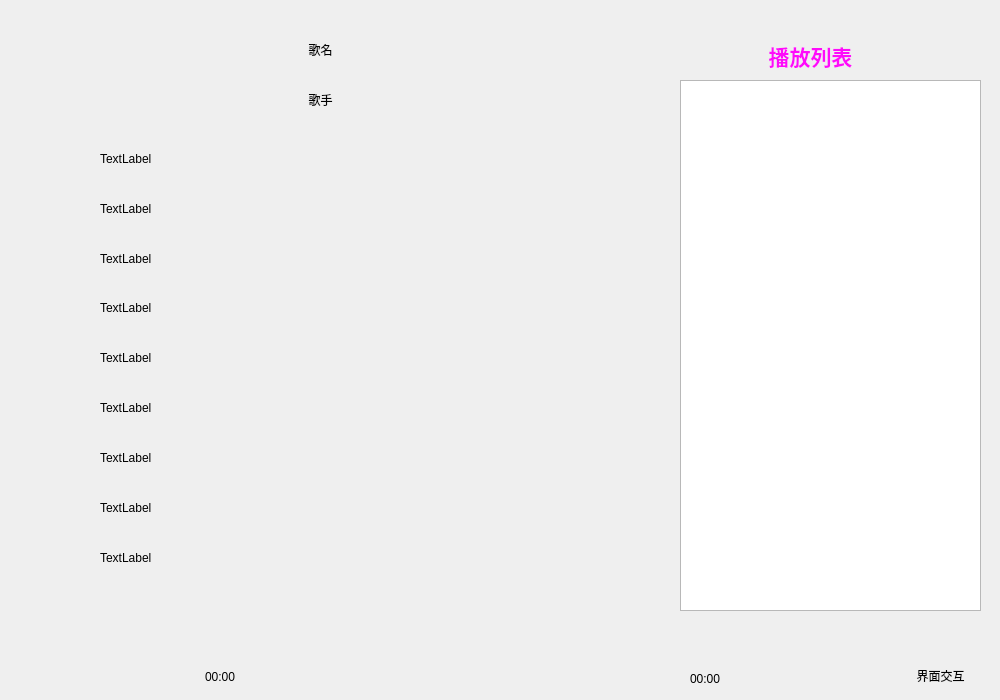
<?xml version="1.0" encoding="UTF-8"?>
<ui version="4.0">
 <class>Widget</class>
 <widget class="QWidget" name="Widget">
  <property name="geometry">
   <rect>
    <x>0</x>
    <y>0</y>
    <width>1000</width>
    <height>700</height>
   </rect>
  </property>
  <property name="windowTitle">
   <string>Widget</string>
  </property>
  <widget class="QPushButton" name="pushButton">
   <property name="geometry">
    <rect>
     <x>20</x>
     <y>660</y>
     <width>31</width>
     <height>31</height>
    </rect>
   </property>
   <property name="text">
    <string/>
   </property>
   <property name="icon">
    <iconset resource="songfile.qrc">
     <normaloff>:/new/prefix1/picture_png/11-.png</normaloff>:/new/prefix1/picture_png/11-.png</iconset>
   </property>
   <property name="flat">
    <bool>true</bool>
   </property>
  </widget>
  <widget class="QPushButton" name="pushButton_2">
   <property name="geometry">
    <rect>
     <x>60</x>
     <y>660</y>
     <width>31</width>
     <height>31</height>
    </rect>
   </property>
   <property name="inputMethodHints">
    <set>Qt::ImhNone</set>
   </property>
   <property name="text">
    <string/>
   </property>
   <property name="icon">
    <iconset resource="songfile.qrc">
     <normaloff>:/new/prefix1/picture_png/last.png</normaloff>:/new/prefix1/picture_png/last.png</iconset>
   </property>
   <property name="flat">
    <bool>true</bool>
   </property>
  </widget>
  <widget class="QPushButton" name="pushButton_3">
   <property name="geometry">
    <rect>
     <x>100</x>
     <y>660</y>
     <width>31</width>
     <height>31</height>
    </rect>
   </property>
   <property name="text">
    <string/>
   </property>
   <property name="icon">
    <iconset resource="songfile.qrc">
     <normaloff>:/new/prefix1/picture_png/pause.png</normaloff>:/new/prefix1/picture_png/pause.png</iconset>
   </property>
   <property name="flat">
    <bool>true</bool>
   </property>
  </widget>
  <widget class="QPushButton" name="pushButton_4">
   <property name="geometry">
    <rect>
     <x>140</x>
     <y>660</y>
     <width>31</width>
     <height>31</height>
    </rect>
   </property>
   <property name="text">
    <string/>
   </property>
   <property name="icon">
    <iconset resource="songfile.qrc">
     <normaloff>:/new/prefix1/picture_png/next.png</normaloff>:/new/prefix1/picture_png/next.png</iconset>
   </property>
   <property name="flat">
    <bool>true</bool>
   </property>
  </widget>
  <widget class="QPushButton" name="pushButton_5">
   <property name="geometry">
    <rect>
     <x>180</x>
     <y>660</y>
     <width>31</width>
     <height>31</height>
    </rect>
   </property>
   <property name="text">
    <string/>
   </property>
   <property name="icon">
    <iconset resource="songfile.qrc">
     <normaloff>:/new/prefix1/picture_png/10+.png</normaloff>:/new/prefix1/picture_png/10+.png</iconset>
   </property>
   <property name="flat">
    <bool>true</bool>
   </property>
  </widget>
  <widget class="QPushButton" name="pushButton_6">
   <property name="geometry">
    <rect>
     <x>730</x>
     <y>660</y>
     <width>31</width>
     <height>31</height>
    </rect>
   </property>
   <property name="text">
    <string/>
   </property>
   <property name="icon">
    <iconset resource="songfile.qrc">
     <normaloff>:/new/prefix1/picture_png/mute.png</normaloff>:/new/prefix1/picture_png/mute.png</iconset>
   </property>
   <property name="flat">
    <bool>true</bool>
   </property>
  </widget>
  <widget class="QPushButton" name="pushButton_7">
   <property name="geometry">
    <rect>
     <x>900</x>
     <y>660</y>
     <width>81</width>
     <height>31</height>
    </rect>
   </property>
   <property name="text">
    <string>界面交互</string>
   </property>
   <property name="flat">
    <bool>true</bool>
   </property>
  </widget>
  <widget class="QLabel" name="label">
   <property name="geometry">
    <rect>
     <x>750</x>
     <y>40</y>
     <width>121</width>
     <height>31</height>
    </rect>
   </property>
   <property name="text">
    <string>&lt;html&gt;&lt;head/&gt;&lt;body&gt;&lt;p align=&quot;center&quot;&gt;&lt;span style=&quot; font-size:16pt; font-weight:600; color:#ff0bfb;&quot;&gt;播放列表&lt;/span&gt;&lt;/p&gt;&lt;/body&gt;&lt;/html&gt;</string>
   </property>
  </widget>
  <widget class="QLabel" name="label_2">
   <property name="geometry">
    <rect>
     <x>205</x>
     <y>668</y>
     <width>41</width>
     <height>17</height>
    </rect>
   </property>
   <property name="text">
    <string>00:00</string>
   </property>
  </widget>
  <widget class="QLabel" name="label_3">
   <property name="geometry">
    <rect>
     <x>690</x>
     <y>670</y>
     <width>41</width>
     <height>17</height>
    </rect>
   </property>
   <property name="text">
    <string>00:00</string>
   </property>
  </widget>
  <widget class="QLabel" name="label_4">
   <property name="geometry">
    <rect>
     <x>110</x>
     <y>30</y>
     <width>421</width>
     <height>41</height>
    </rect>
   </property>
   <property name="text">
    <string>&lt;html&gt;&lt;head/&gt;&lt;body&gt;&lt;p align=&quot;center&quot;&gt;歌名&lt;/p&gt;&lt;/body&gt;&lt;/html&gt;</string>
   </property>
  </widget>
  <widget class="QListWidget" name="listWidget">
   <property name="geometry">
    <rect>
     <x>680</x>
     <y>80</y>
     <width>301</width>
     <height>531</height>
    </rect>
   </property>
  </widget>
  <widget class="QLabel" name="label_5">
   <property name="geometry">
    <rect>
     <x>110</x>
     <y>80</y>
     <width>421</width>
     <height>41</height>
    </rect>
   </property>
   <property name="text">
    <string>&lt;html&gt;&lt;head/&gt;&lt;body&gt;&lt;p align=&quot;center&quot;&gt;歌手&lt;/p&gt;&lt;/body&gt;&lt;/html&gt;</string>
   </property>
  </widget>
  <widget class="QLabel" name="label_6">
   <property name="geometry">
    <rect>
     <x>100</x>
     <y>150</y>
     <width>451</width>
     <height>17</height>
    </rect>
   </property>
   <property name="text">
    <string>TextLabel</string>
   </property>
  </widget>
  <widget class="QLabel" name="label_7">
   <property name="geometry">
    <rect>
     <x>100</x>
     <y>200</y>
     <width>451</width>
     <height>17</height>
    </rect>
   </property>
   <property name="text">
    <string>TextLabel</string>
   </property>
  </widget>
  <widget class="QLabel" name="label_8">
   <property name="geometry">
    <rect>
     <x>100</x>
     <y>250</y>
     <width>451</width>
     <height>17</height>
    </rect>
   </property>
   <property name="text">
    <string>TextLabel</string>
   </property>
  </widget>
  <widget class="QLabel" name="label_9">
   <property name="geometry">
    <rect>
     <x>100</x>
     <y>300</y>
     <width>451</width>
     <height>16</height>
    </rect>
   </property>
   <property name="text">
    <string>TextLabel</string>
   </property>
  </widget>
  <widget class="QLabel" name="label_10">
   <property name="geometry">
    <rect>
     <x>100</x>
     <y>350</y>
     <width>451</width>
     <height>16</height>
    </rect>
   </property>
   <property name="text">
    <string>TextLabel</string>
   </property>
  </widget>
  <widget class="QLabel" name="label_11">
   <property name="geometry">
    <rect>
     <x>100</x>
     <y>400</y>
     <width>451</width>
     <height>16</height>
    </rect>
   </property>
   <property name="text">
    <string>TextLabel</string>
   </property>
  </widget>
  <widget class="QLabel" name="label_12">
   <property name="geometry">
    <rect>
     <x>100</x>
     <y>450</y>
     <width>451</width>
     <height>16</height>
    </rect>
   </property>
   <property name="text">
    <string>TextLabel</string>
   </property>
  </widget>
  <widget class="QLabel" name="label_13">
   <property name="geometry">
    <rect>
     <x>100</x>
     <y>500</y>
     <width>451</width>
     <height>16</height>
    </rect>
   </property>
   <property name="text">
    <string>TextLabel</string>
   </property>
  </widget>
  <widget class="QLabel" name="label_14">
   <property name="geometry">
    <rect>
     <x>100</x>
     <y>550</y>
     <width>451</width>
     <height>16</height>
    </rect>
   </property>
   <property name="text">
    <string>TextLabel</string>
   </property>
  </widget>
 </widget>
 <layoutdefault spacing="6" margin="11"/>
 <resources>
  <include location="songfile.qrc"/>
 </resources>
 <connections/>
</ui>
